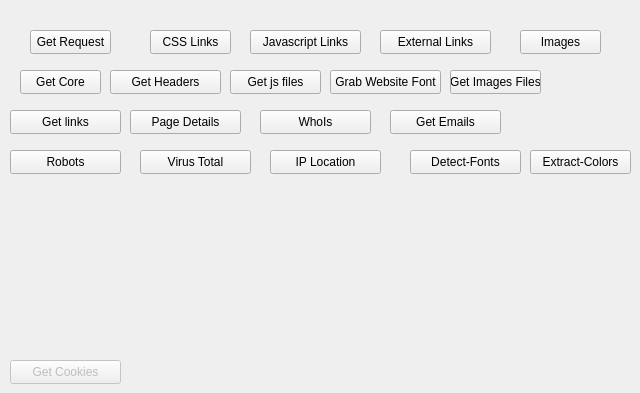
   <widget class="QWidget" name="Website_Source_code_Tab">
    <attribute name="icon">
     <iconset>
      <normaloff>../../Downloads/icons8-source-code-48 (1).png</normaloff>../../Downloads/icons8-source-code-48 (1).png</iconset>
    </attribute>
    <attribute name="title">
     <string>Website Source Code Content</string>
    </attribute>
    <widget class="QPushButton" name="website_source_css_links_button">
     <property name="enabled">
      <bool>true</bool>
     </property>
     <property name="geometry">
      <rect>
       <x>150</x>
       <y>30</y>
       <width>81</width>
       <height>24</height>
      </rect>
     </property>
     <property name="text">
      <string>CSS Links</string>
     </property>
    </widget>
    <widget class="QPushButton" name="scrape_website_fonts_button">
     <property name="enabled">
      <bool>true</bool>
     </property>
     <property name="geometry">
      <rect>
       <x>330</x>
       <y>70</y>
       <width>111</width>
       <height>24</height>
      </rect>
     </property>
     <property name="text">
      <string>Grab Website Font</string>
     </property>
    </widget>
    <widget class="QPushButton" name="website_source_external_links">
     <property name="enabled">
      <bool>true</bool>
     </property>
     <property name="geometry">
      <rect>
       <x>380</x>
       <y>30</y>
       <width>111</width>
       <height>24</height>
      </rect>
     </property>
     <property name="text">
      <string>External Links</string>
     </property>
    </widget>
    <widget class="QPushButton" name="scrape_imagesbutton">
     <property name="enabled">
      <bool>true</bool>
     </property>
     <property name="geometry">
      <rect>
       <x>520</x>
       <y>30</y>
       <width>81</width>
       <height>24</height>
      </rect>
     </property>
     <property name="text">
      <string>Images</string>
     </property>
    </widget>
    <widget class="QPushButton" name="website_source_get_core_button">
     <property name="enabled">
      <bool>true</bool>
     </property>
     <property name="geometry">
      <rect>
       <x>20</x>
       <y>70</y>
       <width>81</width>
       <height>24</height>
      </rect>
     </property>
     <property name="text">
      <string>Get Core</string>
     </property>
    </widget>
    <widget class="QPushButton" name="website_source_page_details">
     <property name="enabled">
      <bool>true</bool>
     </property>
     <property name="geometry">
      <rect>
       <x>130</x>
       <y>110</y>
       <width>111</width>
       <height>24</height>
      </rect>
     </property>
     <property name="text">
      <string>Page Details</string>
     </property>
    </widget>
    <widget class="QPushButton" name="website_source_js_links_button">
     <property name="enabled">
      <bool>true</bool>
     </property>
     <property name="geometry">
      <rect>
       <x>250</x>
       <y>30</y>
       <width>111</width>
       <height>24</height>
      </rect>
     </property>
     <property name="text">
      <string>Javascript Links</string>
     </property>
    </widget>
    <widget class="QPushButton" name="website_source_whois">
     <property name="enabled">
      <bool>true</bool>
     </property>
     <property name="geometry">
      <rect>
       <x>260</x>
       <y>110</y>
       <width>111</width>
       <height>24</height>
      </rect>
     </property>
     <property name="text">
      <string>WhoIs</string>
     </property>
    </widget>
    <widget class="QPushButton" name="website_source_get_emails">
     <property name="enabled">
      <bool>true</bool>
     </property>
     <property name="geometry">
      <rect>
       <x>390</x>
       <y>110</y>
       <width>111</width>
       <height>24</height>
      </rect>
     </property>
     <property name="text">
      <string>Get Emails</string>
     </property>
    </widget>
    <widget class="QPushButton" name="website_source_getlinks">
     <property name="enabled">
      <bool>true</bool>
     </property>
     <property name="geometry">
      <rect>
       <x>10</x>
       <y>110</y>
       <width>111</width>
       <height>24</height>
      </rect>
     </property>
     <property name="text">
      <string>Get links</string>
     </property>
    </widget>
    <widget class="QPushButton" name="website_source_get_images_files_button">
     <property name="enabled">
      <bool>true</bool>
     </property>
     <property name="geometry">
      <rect>
       <x>450</x>
       <y>70</y>
       <width>91</width>
       <height>24</height>
      </rect>
     </property>
     <property name="text">
      <string>Get Images Files</string>
     </property>
    </widget>
    <widget class="QPushButton" name="javascript_links_button_10">
     <property name="enabled">
      <bool>false</bool>
     </property>
     <property name="geometry">
      <rect>
       <x>10</x>
       <y>360</y>
       <width>111</width>
       <height>24</height>
      </rect>
     </property>
     <property name="text">
      <string>Get Cookies</string>
     </property>
    </widget>
    <widget class="QPushButton" name="website_source_getjs_button">
     <property name="enabled">
      <bool>true</bool>
     </property>
     <property name="geometry">
      <rect>
       <x>230</x>
       <y>70</y>
       <width>91</width>
       <height>24</height>
      </rect>
     </property>
     <property name="text">
      <string>Get js files</string>
     </property>
    </widget>
    <widget class="QPushButton" name="website_source_headers_button">
     <property name="enabled">
      <bool>true</bool>
     </property>
     <property name="geometry">
      <rect>
       <x>110</x>
       <y>70</y>
       <width>111</width>
       <height>24</height>
      </rect>
     </property>
     <property name="text">
      <string>Get Headers</string>
     </property>
    </widget>
    <widget class="QPushButton" name="website_source_robots_button">
     <property name="enabled">
      <bool>true</bool>
     </property>
     <property name="geometry">
      <rect>
       <x>10</x>
       <y>150</y>
       <width>111</width>
       <height>24</height>
      </rect>
     </property>
     <property name="text">
      <string>Robots</string>
     </property>
    </widget>
    <widget class="QPushButton" name="website_source_detect_fonts_button">
     <property name="enabled">
      <bool>true</bool>
     </property>
     <property name="geometry">
      <rect>
       <x>410</x>
       <y>150</y>
       <width>111</width>
       <height>24</height>
      </rect>
     </property>
     <property name="text">
      <string>Detect-Fonts</string>
     </property>
    </widget>
    <widget class="QPushButton" name="website_source_virus_total_stats_button">
     <property name="enabled">
      <bool>true</bool>
     </property>
     <property name="geometry">
      <rect>
       <x>140</x>
       <y>150</y>
       <width>111</width>
       <height>24</height>
      </rect>
     </property>
     <property name="text">
      <string>Virus Total</string>
     </property>
    </widget>
    <widget class="QPushButton" name="website_source_extract_colors_button">
     <property name="enabled">
      <bool>true</bool>
     </property>
     <property name="geometry">
      <rect>
       <x>530</x>
       <y>150</y>
       <width>101</width>
       <height>24</height>
      </rect>
     </property>
     <property name="text">
      <string>Extract-Colors</string>
     </property>
    </widget>
    <widget class="QPushButton" name="website_source_ip_location_button">
     <property name="enabled">
      <bool>true</bool>
     </property>
     <property name="geometry">
      <rect>
       <x>270</x>
       <y>150</y>
       <width>111</width>
       <height>24</height>
      </rect>
     </property>
     <property name="text">
      <string>IP Location</string>
     </property>
    </widget>
    <widget class="QPushButton" name="website_source_css_links_button_2">
     <property name="enabled">
      <bool>true</bool>
     </property>
     <property name="geometry">
      <rect>
       <x>30</x>
       <y>30</y>
       <width>81</width>
       <height>24</height>
      </rect>
     </property>
     <property name="text">
      <string>Get Request</string>
     </property>
    </widget>
   </widget>
